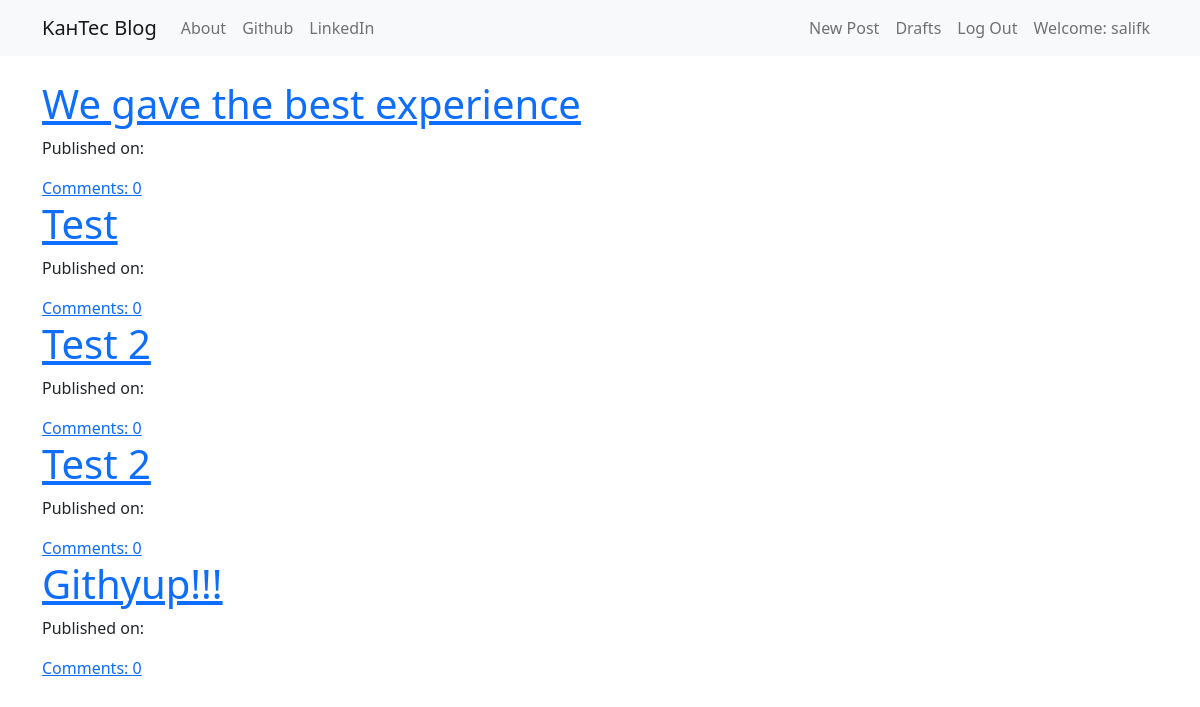
The page /drafts/ (signed in) on the database as committed earlier.
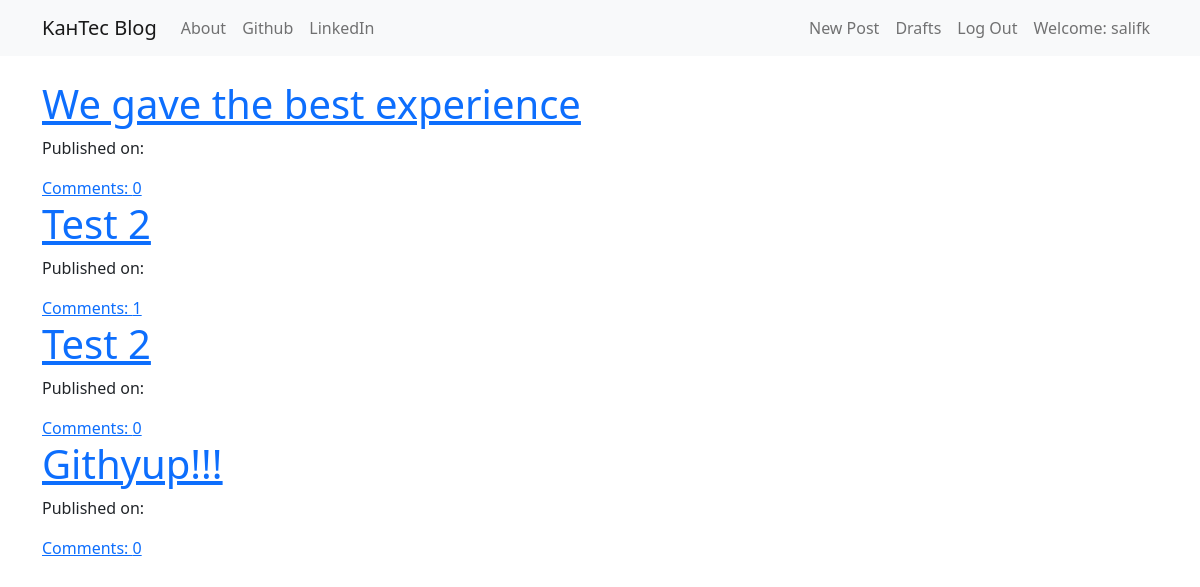
The same page on the database as committed later.
### blog/models.py (models this page shows, shortened)
class Post(models.Model):
    author = models.ForeignKey('auth.User', on_delete=models.CASCADE)
    title = models.CharField(max_length=200)
    text = models.TextField()
    create_delete = models.DateTimeField(default=timezone.now)
    published_date = models.DateField(blank=True, null=True);
    def approve_comments(self):
        return self.comments.filter(approved_comment=True)

### blog/views.py (the view)
# urls.py: path('drafts/', views.DraftListView.as_view(), name='post_draft_list'),
class DraftListView(LoginRequiredMixin, ListView):
    login_url = '/login/'
    redirect_field_name = 'blog/post_list.html'
    model = Post
    def get_queryset(self):
        return Post.objects.filter(published_date__isnull=True).order_by('-published_date')

### blog/templates/blog/post_list.html
{% extends "blog/base.html" %}
{% block content %}
<div class="centerstage">
    {% for post in post_list %}
        <div class="post">
            <h1><a href="{% url 'post_detail' pk=post.pk %}">{{post.title}}</a></h1>
            <div class="date">
                <p>Published on: {{ post.published_date | date:"Y-m-d" }}</p>
            </div>
            <a href="{% url 'post_detail' pk=post.pk %}">Comments: {{ post.approve_comments.count }}</a>
        </div>
    {% endfor %}
</div>
{% endblock  %}

Rows that differ between the two databases and show on the page:
removed Post: title "Test", approve_comments.count "0"
computed for Post (number 2 of 4 on the later page): approve_comments.count "0" → "1"
